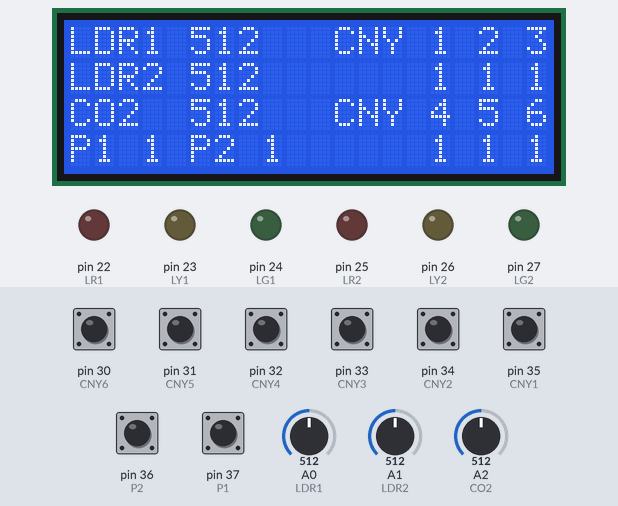
The sketch below on a simulated Arduino Mega 2560, built with avr-gcc and run on an emulated ATmega2560. Shown: 20×4 character LCD, output pins drawn as LEDs (lit = HIGH). The test bench sets the inputs (shaded band); at power-on: pin 30 (CNY6), pin 31 (CNY5), pin 32 (CNY4), pin 33 (CNY3), pin 34 (CNY2), pin 35 (CNY1), pin 36 (P2), pin 37 (P1) HIGH, A0 (LDR1) = 512, A1 (LDR2) = 512, A2 (CO2) = 512.

Above: at 1.7 s.
1.8 s: pin 36 (P2) driven LOW
At 2.9 s:
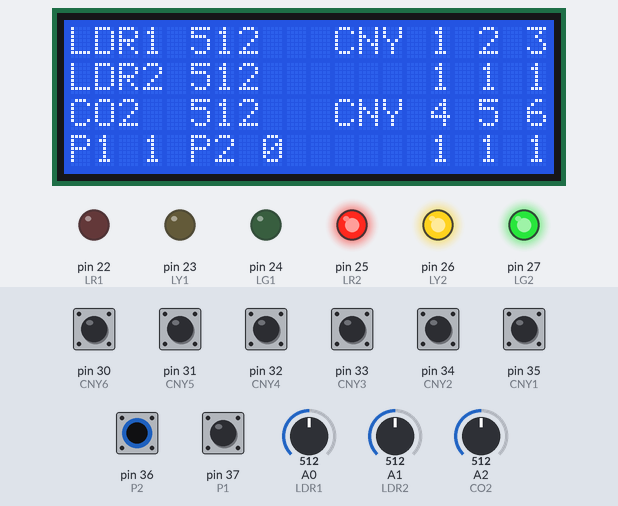
3.6 s: pin 30 (CNY6) driven LOW
At 4.4 s:
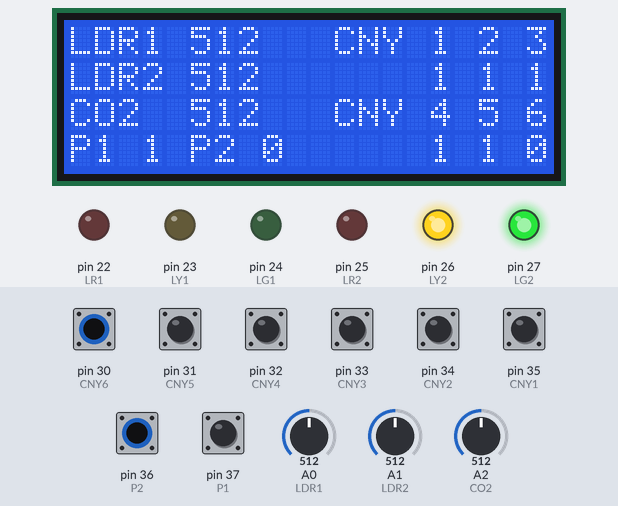
5.6 s: pin 31 (CNY5) driven LOW
At 7.2 s:
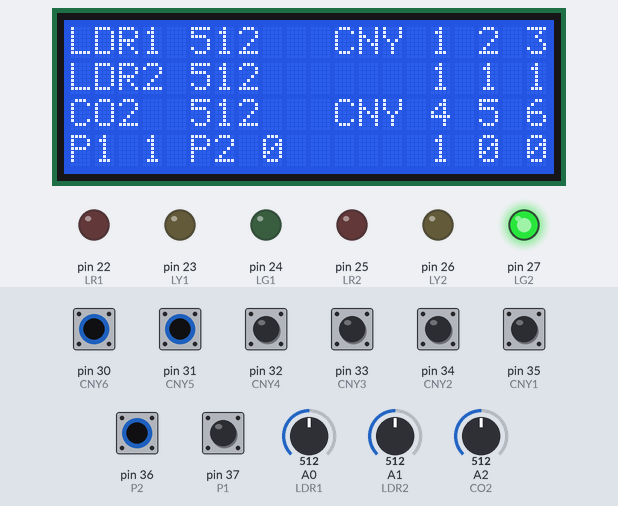
7.6 s: pin 37 (P1) driven LOW
At 8.8 s:
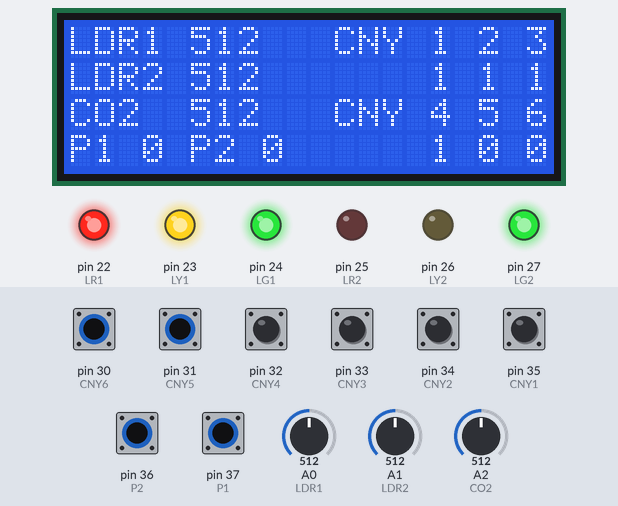
9.6 s: pin 32 (CNY4) driven LOW
At 10.4 s:
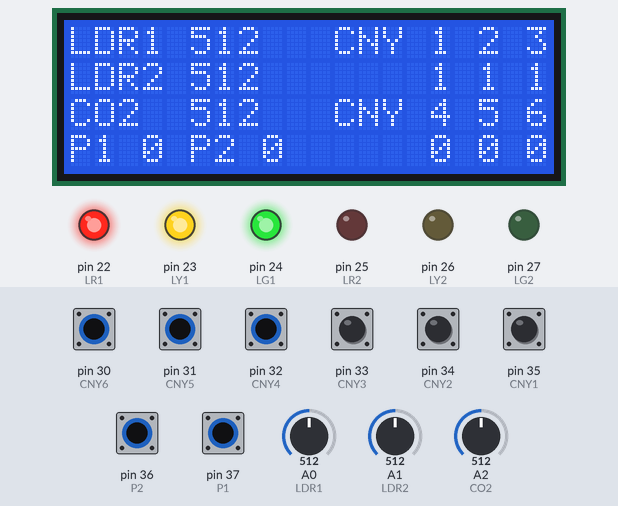
11.6 s: pin 33 (CNY3) driven LOW
At 13.2 s:
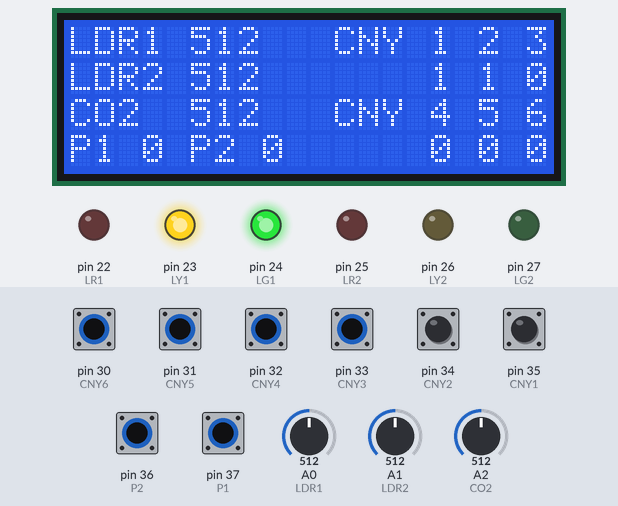
Timing chart, 0 to 14.6 s (numbered marks = the images above; inputs shaded):
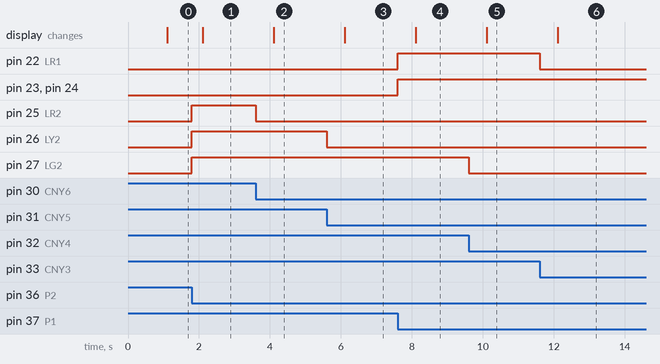

The sketch:

pruebas.ino
```cpp
// Pruebas de los perifericos del smart city
// Library definition
#include <Wire.h>              //Library required for I2C comms (LCD)
#include <LiquidCrystal_I2C.h> //Library for LCD display via I2C
#include <math.h>              //Mathematics library for pow function (CO2 computation)

// I/O pin labeling
#define LDR1 A0 // LDR Light sensor from traffic light 1 connected in pin A0
#define LDR2 A1 // LDR Light sensor from traffic light 2 connected in pin A1
#define CO2 A2  // CO2 sensor connected in pin A3
#define P1 37   // Traffic light 1 button connected in pin 37
#define P2 36   // Traffic light 2 button connected in pin 36
#define CNY1 35 // Infrared sensor 1 in traffic light 1 connected in pin 35
#define CNY2 34 // Infrared sensor 2 in traffic light 1 connected in pin 34
#define CNY3 33 // Infrared sensor 3 in traffic light 1 connected in pin 33
#define CNY4 32 // Infrared sensor 4 in traffic light 2 connected in pin 32
#define CNY5 31 // Infrared sensor 5 in traffic light 2 connected in pin 31
#define CNY6 30 // Infrared sensor 6 in traffic light 2 connected in pin 30
#define LR1 22  // Red traffic light 1 connected in pin 22
#define LY1 23  // Yellow traffic light 1 connected in pin 23
#define LG1 24  // Green traffic light 1 connected in pin 24
#define LR2 25  // Red traffic light 2 connected in pin 25
#define LY2 26  // Yellow traffic light 2 connected in pin 26
#define LG2 27  // Green traffic light 2 connected in pin 27

// Constant definitions
//->CO2
const float DC_GAIN = 8.5;                                                               // define the DC gain of amplifier CO2 sensor
const float ZERO_POINT_VOLTAGE = 0.265;                                                  // define the output of the sensor in volts when the concentration of CO2 is 400PPM
const float REACTION_VOLTAGE = 0.059;                                                    // define the “voltage drop” of the sensor when move the sensor from air into 1000ppm CO2
const float CO2Curve[3] = {2.602, ZERO_POINT_VOLTAGE, (REACTION_VOLTAGE / (2.602 - 3))}; // Line curve with 2 points

// Variable definitions
float volts = 0;  // Variable to store current voltage from CO2 sensor
float co2 = 0;    // Variable to store CO2 value

// Library definitions
LiquidCrystal_I2C lcd(0x27, 20, 4);

// Variables
bool vP1 = false;
bool vP2 = false;
bool vCNY1 = false;
bool vCNY2 = false;
bool vCNY3 = false;
bool vCNY4 = false;
bool vCNY5 = false;
bool vCNY6 = false;
int vLDR1 = 0;
int vLDR2 = 0;
int vCO2 = 0;
float dCO2 = 0;

void setup()
{
  // Input pin config
  pinMode(P1, INPUT);   // Traffic light 1 button as Input
  pinMode(P2, INPUT);   // Traffic light 2 button as Input
  pinMode(CNY1, INPUT); // Infrared sensor 1 in traffic light 1 as Input
  pinMode(CNY2, INPUT); // Infrared sensor 2 in traffic light 1 as Input
  pinMode(CNY3, INPUT); // Infrared sensor 3 in traffic light 1 as Input
  pinMode(CNY4, INPUT); // Infrared sensor 4 in traffic light 2 as Input
  pinMode(CNY5, INPUT); // Infrared sensor 5 in traffic light 2 as Input
  pinMode(CNY6, INPUT); // Infrared sensor 6 in traffic light 2 as Input

  // Output pin config
  pinMode(LR1, OUTPUT); // Red traffic light 1 as Output
  pinMode(LY1, OUTPUT); // Yellow traffic light 1 as Output
  pinMode(LG1, OUTPUT); // Green traffic light 1 as Output
  pinMode(LR2, OUTPUT); // Red traffic light 2 as Output
  pinMode(LY2, OUTPUT); // Yellow traffic light 2 as Output
  pinMode(LG2, OUTPUT); // Green traffic light 2 as Output

  // Output cleaning
  digitalWrite(LR1, LOW); // Turn Off Red traffic light 1
  digitalWrite(LY1, LOW); // Turn Off Yellow traffic light 1
  digitalWrite(LG1, LOW); // Turn Off Green traffic light 1
  digitalWrite(LR2, LOW); // Turn Off Red traffic light 2
  digitalWrite(LY2, LOW); // Turn Off Yellow traffic light 2
  digitalWrite(LG2, LOW); // Turn Off Green traffic light 2

  // Communications
  Serial.begin(9600); // Start Serial communications with computer via Serial0 (TX0 RX0) at 9600 bauds
  lcd.init();
  lcd.backlight(); // Turn on LCD backlight
}

long lastime = 0;
void loop()
{
  readAllData();
  if (millis() - lastime > 1000) {
    lastime = millis();
    // lcd.clear();
    lcd.setCursor(0, 0);
    lcd.print("LDR1       CNY 1 2 3");
    lcd.setCursor(0, 1);
    lcd.print("LDR2               ");
    lcd.setCursor(0, 2);
    lcd.print("CO2        CNY 4 5 6");
    lcd.setCursor(0, 3);
    lcd.print("P1   P2            ");
    lcd.setCursor(5, 0); lcd.print(vLDR1);
    lcd.setCursor(5, 1); lcd.print(vLDR2);
    lcd.setCursor(5, 2); lcd.print(vCO2);
    lcd.setCursor(3, 3); lcd.print(1 * vP1);
    lcd.setCursor(8, 3); lcd.print(1 * vP2);
    lcd.setCursor(15, 1); lcd.print(1 * vCNY1);
    lcd.setCursor(17, 1); lcd.print(1 * vCNY2);
    lcd.setCursor(19, 1); lcd.print(1 * vCNY3);
    lcd.setCursor(15, 3); lcd.print(1 * vCNY4);
    lcd.setCursor(17, 3); lcd.print(1 * vCNY5);
    lcd.setCursor(19, 3); lcd.print(1 * vCNY6);
  }
}

// Subroutines and functions
void readAllData()
{

  vLDR1 = analogRead(LDR1);
  vLDR2 = analogRead(LDR2);
  vCO2 = analogRead(CO2);

  dCO2 = 0;
  volts = analogRead(CO2) * 5.0 / 1023.0;
  if (volts / DC_GAIN >= ZERO_POINT_VOLTAGE)
  {
    dCO2 = -1;
  }
  else
  {
    dCO2 = pow(10, ((volts / DC_GAIN) - CO2Curve[1]) / CO2Curve[2] + CO2Curve[0]);
  }

  vP1 = digitalRead(P1);
  vP2 = digitalRead(P2);
  vCNY1 = digitalRead(CNY1);
  vCNY2 = digitalRead(CNY2);
  vCNY3 = digitalRead(CNY3);
  vCNY4 = digitalRead(CNY4);
  vCNY5 = digitalRead(CNY5);
  vCNY6 = digitalRead(CNY6);

  if (vP1) {
    digitalWrite(LR1, 0);
    digitalWrite(LY1, 0);
    digitalWrite(LG1, 0);
  } else {
    digitalWrite(LR1, vCNY3);
    digitalWrite(LY1, vCNY2);
    digitalWrite(LG1, vCNY1);
  }
  if (vP2) {
    digitalWrite(LR2, 0);
    digitalWrite(LY2, 0);
    digitalWrite(LG2, 0);
  } else {
    digitalWrite(LR2, vCNY6);
    digitalWrite(LY2, vCNY5);
    digitalWrite(LG2, vCNY4);
  }
}
```

Measured:
- after the input at 1.8 s, pin 25 (LR2), pin 26 (LY2), pin 27 (LG2): LOW → HIGH at once; the display: changes after 0.30 s (image 1)
- after the input at 3.6 s, pin 25 (LR2): HIGH → LOW at once; the display: changes after 0.51 s (image 2)
- after the input at 5.6 s, pin 26 (LY2): HIGH → LOW at once; the display: changes after 0.51 s (image 3)
- after the input at 7.6 s, pin 22 (LR1), pin 23 (LY1), pin 24 (LG1): LOW → HIGH at once; the display: changes after 0.51 s (image 4)
- after the input at 9.6 s, pin 27 (LG2): HIGH → LOW at once; the display: changes after 0.51 s (image 5)
- after the input at 11.6 s, pin 22 (LR1): HIGH → LOW at once; the display: changes after 0.51 s (image 6)
